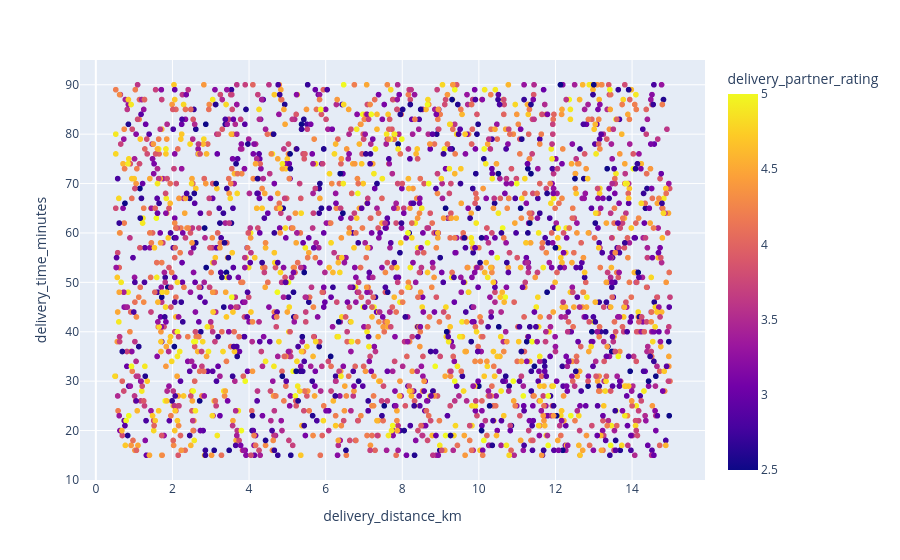

Write notebook code for a chart like this one.
### Code cell
fig4=px.scatter(
    food,
    x="delivery_distance_km",
    y="delivery_time_minutes",
    color = "delivery_partner_rating",
)
fig4.show()

### Figure 1 — Plotly figure (JSON) as saved in the notebook; plotly's stock layout.template omitted (floating-point values rounded to 4 significant figures; data arrays with more than 128 entries replaced by an {"elided": "..."} marker saying what was removed)
{"data": [{"hovertemplate": "delivery_distance_km=%{x}<br>delivery_time_minutes=%{y}<br>delivery_partner_rating=%{marker.color}<extra></extra>", "legendgroup": "", "marker": {"color": {"elided": "2600 float values"}, "coloraxis": "coloraxis", "symbol": "circle"}, "mode": "markers", "name": "", "showlegend": false, "type": "scattergl", "x": {"elided": "2600 float values"}, "xaxis": "x", "y": {"elided": "2600 int values"}, "yaxis": "y"}], "layout": {"coloraxis": {"colorbar": {"title": {"text": "delivery_partner_rating"}}, "colorscale": [[0, "#0d0887"], [0.1111, "#46039f"], [0.2222, "#7201a8"], [0.3333, "#9c179e"], [0.4444, "#bd3786"], [0.5556, "#d8576b"], [0.6667, "#ed7953"], [0.7778, "#fb9f3a"], [0.8889, "#fdca26"], [1, "#f0f921"]]}, "legend": {"tracegroupgap": 0}, "margin": {"t": 60}, "xaxis": {"anchor": "y", "domain": [0, 1], "title": {"text": "delivery_distance_km"}}, "yaxis": {"anchor": "x", "domain": [0, 1], "title": {"text": "delivery_time_minutes"}}}}
